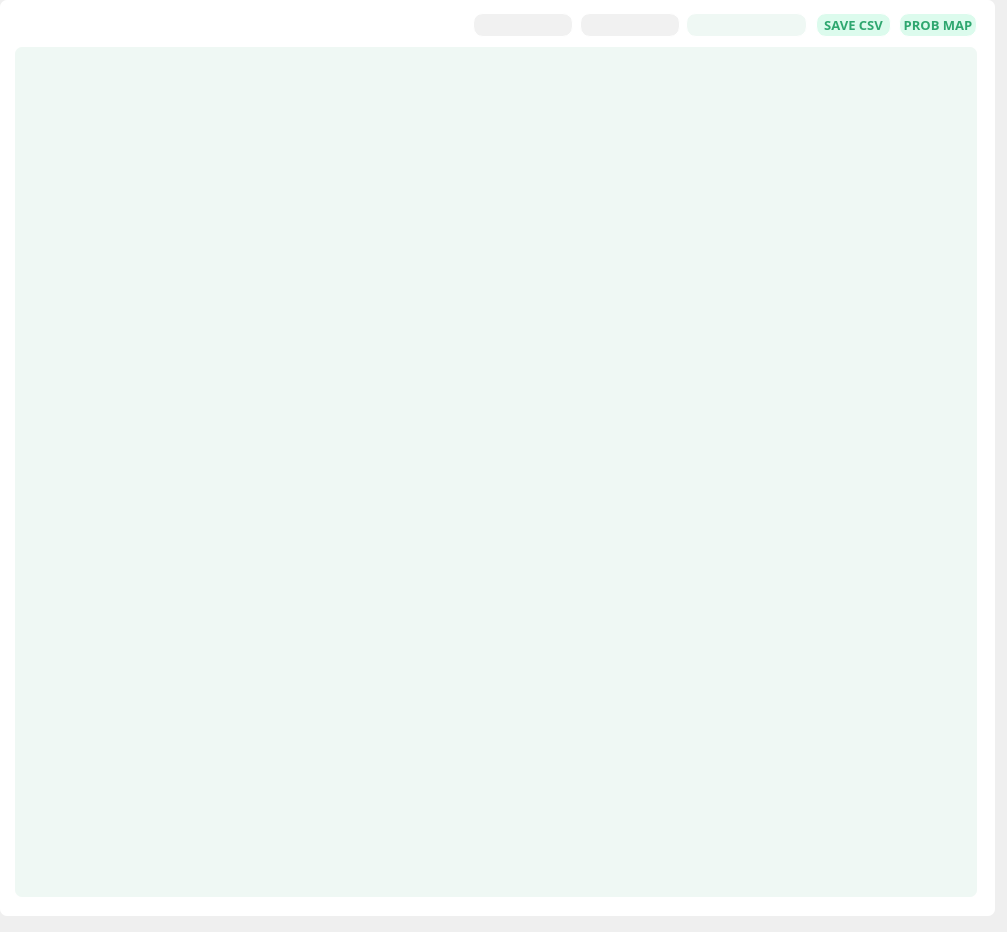
<?xml version="1.0" encoding="UTF-8"?>
<ui version="4.0">
 <class>MainWindow</class>
 <widget class="QMainWindow" name="MainWindow">
  <property name="geometry">
   <rect>
    <x>0</x>
    <y>0</y>
    <width>1007</width>
    <height>932</height>
   </rect>
  </property>
  <property name="windowTitle">
   <string>MainWindow</string>
  </property>
  <widget class="QWidget" name="main_widget">
   <widget class="QFrame" name="palm_frame">
    <property name="geometry">
     <rect>
      <x>0</x>
      <y>0</y>
      <width>995</width>
      <height>916</height>
     </rect>
    </property>
    <property name="autoFillBackground">
     <bool>false</bool>
    </property>
    <property name="styleSheet">
     <string notr="true">QFrame {
	border: 1px solid rgba(0,0,0, .12);
	border-radius: 7px;
	background-color: white;
}</string>
    </property>
    <property name="frameShape">
     <enum>QFrame::StyledPanel</enum>
    </property>
    <property name="frameShadow">
     <enum>QFrame::Raised</enum>
    </property>
    <widget class="QPushButton" name="pb_loadcsv">
     <property name="enabled">
      <bool>false</bool>
     </property>
     <property name="geometry">
      <rect>
       <x>37</x>
       <y>11</y>
       <width>30</width>
       <height>30</height>
      </rect>
     </property>
     <property name="font">
      <font>
       <family>Tw Cen MT Condensed</family>
       <pointsize>10</pointsize>
       <weight>75</weight>
       <bold>true</bold>
      </font>
     </property>
     <property name="styleSheet">
      <string notr="true">QPushButton {
	background-color: rgba(0,0,0,0);
	border: none;
}
QPushButton:pressed{
	margin: 1 1 1 1;
	outline: 0;
}
</string>
     </property>
     <property name="text">
      <string/>
     </property>
     <property name="icon">
      <iconset>
       <normaloff>../GUIImg/geo.png</normaloff>../GUIImg/geo.png</iconset>
     </property>
     <property name="iconSize">
      <size>
       <width>19</width>
       <height>19</height>
      </size>
     </property>
     <property name="checkable">
      <bool>true</bool>
     </property>
    </widget>
    <widget class="QPushButton" name="pb_save">
     <property name="enabled">
      <bool>false</bool>
     </property>
     <property name="geometry">
      <rect>
       <x>816</x>
       <y>13</y>
       <width>75</width>
       <height>24</height>
      </rect>
     </property>
     <property name="font">
      <font>
       <family>Tw Cen MT Condensed</family>
       <pointsize>10</pointsize>
       <weight>75</weight>
       <bold>true</bold>
      </font>
     </property>
     <property name="styleSheet">
      <string notr="true">QPushButton {
	background-color: #DCFBED;
	color: #2EA76F;
	border: 1px solid white;
	border-radius: 10px;
	padding-bottom: 1px;
}
QPushButton:pressed {
	margin: 1 1 1 1;
}</string>
     </property>
     <property name="text">
      <string>SAVE CSV</string>
     </property>
    </widget>
    <widget class="QGraphicsView" name="view_canvas">
     <property name="geometry">
      <rect>
       <x>15</x>
       <y>47</y>
       <width>962</width>
       <height>850</height>
      </rect>
     </property>
     <property name="cursor" stdset="0">
      <cursorShape>ArrowCursor</cursorShape>
     </property>
     <property name="styleSheet">
      <string notr="true">background-color: #EFF8F4;
border: none;</string>
     </property>
     <property name="frameShape">
      <enum>QFrame::StyledPanel</enum>
     </property>
     <property name="verticalScrollBarPolicy">
      <enum>Qt::ScrollBarAlwaysOff</enum>
     </property>
     <property name="horizontalScrollBarPolicy">
      <enum>Qt::ScrollBarAlwaysOff</enum>
     </property>
     <property name="transformationAnchor">
      <enum>QGraphicsView::AnchorUnderMouse</enum>
     </property>
     <property name="resizeAnchor">
      <enum>QGraphicsView::AnchorUnderMouse</enum>
     </property>
    </widget>
    <widget class="QPushButton" name="pb_zoomin">
     <property name="geometry">
      <rect>
       <x>940</x>
       <y>69</y>
       <width>32</width>
       <height>32</height>
      </rect>
     </property>
     <property name="font">
      <font>
       <family>Tw Cen MT Condensed Extra Bold</family>
       <pointsize>12</pointsize>
       <weight>50</weight>
       <bold>false</bold>
      </font>
     </property>
     <property name="styleSheet">
      <string notr="true">QPushButton#pb_zoomin
{
background-color: transparent;
color: transparent;
border: none;
border-radius: 15px;
}
</string>
     </property>
     <property name="text">
      <string>+</string>
     </property>
    </widget>
    <widget class="QPushButton" name="pb_zoomout">
     <property name="geometry">
      <rect>
       <x>900</x>
       <y>69</y>
       <width>32</width>
       <height>32</height>
      </rect>
     </property>
     <property name="font">
      <font>
       <family>Tw Cen MT Condensed Extra Bold</family>
       <pointsize>12</pointsize>
       <weight>50</weight>
       <bold>false</bold>
      </font>
     </property>
     <property name="styleSheet">
      <string notr="true">QPushButton#pb_zoomout
{
background-color: transparent;
color: transparent;
border: none;
border-radius: 15px;
}</string>
     </property>
     <property name="text">
      <string>-</string>
     </property>
    </widget>
    <widget class="QLabel" name="label_info">
     <property name="geometry">
      <rect>
       <x>686</x>
       <y>13</y>
       <width>121</width>
       <height>24</height>
      </rect>
     </property>
     <property name="font">
      <font>
       <family>Tw Cen MT</family>
       <pointsize>9</pointsize>
      </font>
     </property>
     <property name="styleSheet">
      <string notr="true">background-color: #EFF8F4;
border: 1px solid white;
border-radius: 10px;</string>
     </property>
     <property name="text">
      <string/>
     </property>
     <property name="alignment">
      <set>Qt::AlignCenter</set>
     </property>
    </widget>
    <widget class="QPushButton" name="pb_prob">
     <property name="enabled">
      <bool>false</bool>
     </property>
     <property name="geometry">
      <rect>
       <x>899</x>
       <y>13</y>
       <width>78</width>
       <height>24</height>
      </rect>
     </property>
     <property name="font">
      <font>
       <family>Tw Cen MT Condensed</family>
       <pointsize>10</pointsize>
       <weight>75</weight>
       <bold>true</bold>
      </font>
     </property>
     <property name="styleSheet">
      <string notr="true">QPushButton {
	background-color: #DCFBED;
	color: #2EA76F;
	border: 1px solid white;
	border-radius: 10px;
	padding-bottom: 1px;
}
QPushButton:pressed {
	margin: 1 1 1 1;
}</string>
     </property>
     <property name="text">
      <string>PROB MAP</string>
     </property>
    </widget>
    <widget class="QPushButton" name="pb_openfile">
     <property name="geometry">
      <rect>
       <x>11</x>
       <y>11</y>
       <width>30</width>
       <height>30</height>
      </rect>
     </property>
     <property name="font">
      <font>
       <family>Tw Cen MT Condensed</family>
       <pointsize>12</pointsize>
       <weight>50</weight>
       <bold>false</bold>
      </font>
     </property>
     <property name="styleSheet">
      <string notr="true">QPushButton {
	background-color: rgba(0,0,0,0);
	border: none;
}
QPushButton:pressed{
	margin: 1 1 1 1;
	outline: 0;
}


</string>
     </property>
     <property name="text">
      <string/>
     </property>
     <property name="icon">
      <iconset>
       <normaloff>../GUIImg/computer-folder2.png</normaloff>../GUIImg/computer-folder2.png</iconset>
     </property>
     <property name="iconSize">
      <size>
       <width>20</width>
       <height>20</height>
      </size>
     </property>
     <property name="checkable">
      <bool>true</bool>
     </property>
    </widget>
    <widget class="QLineEdit" name="lineEdit_crop_size">
     <property name="enabled">
      <bool>false</bool>
     </property>
     <property name="geometry">
      <rect>
       <x>473</x>
       <y>13</y>
       <width>100</width>
       <height>24</height>
      </rect>
     </property>
     <property name="font">
      <font>
       <family>Tw Cen MT</family>
       <pointsize>9</pointsize>
      </font>
     </property>
     <property name="styleSheet">
      <string notr="true">QLineEdit {
	border: 1px solid white;
	border-radius: 10px;
	background-color: #F1F1F1;
	padding-bottom: 1px;
}</string>
     </property>
     <property name="text">
      <string/>
     </property>
     <property name="alignment">
      <set>Qt::AlignCenter</set>
     </property>
    </widget>
    <widget class="QLineEdit" name="lineEdit_ratio">
     <property name="enabled">
      <bool>false</bool>
     </property>
     <property name="geometry">
      <rect>
       <x>580</x>
       <y>13</y>
       <width>100</width>
       <height>24</height>
      </rect>
     </property>
     <property name="font">
      <font>
       <family>Tw Cen MT</family>
       <pointsize>9</pointsize>
      </font>
     </property>
     <property name="styleSheet">
      <string notr="true">QLineEdit {
	border: 1px solid white;
	border-radius: 10px;
	background-color: #F1F1F1;
	padding-bottom: 1px;
}
</string>
     </property>
     <property name="text">
      <string/>
     </property>
     <property name="alignment">
      <set>Qt::AlignCenter</set>
     </property>
    </widget>
    <widget class="QPushButton" name="pb_dataset">
     <property name="enabled">
      <bool>false</bool>
     </property>
     <property name="geometry">
      <rect>
       <x>62</x>
       <y>11</y>
       <width>30</width>
       <height>30</height>
      </rect>
     </property>
     <property name="font">
      <font>
       <family>Tw Cen MT Condensed</family>
       <pointsize>12</pointsize>
      </font>
     </property>
     <property name="styleSheet">
      <string notr="true">QPushButton {
	background-color: rgba(0,0,0,0);
	border: none;
}
QPushButton:pressed{
	margin: 1 1 1 1;
	outline: 0;
}
</string>
     </property>
     <property name="text">
      <string/>
     </property>
     <property name="icon">
      <iconset>
       <normaloff>../GUIImg/direct-download.png</normaloff>../GUIImg/direct-download.png</iconset>
     </property>
     <property name="iconSize">
      <size>
       <width>20</width>
       <height>20</height>
      </size>
     </property>
    </widget>
   </widget>
  </widget>
 </widget>
 <resources/>
 <connections/>
</ui>
